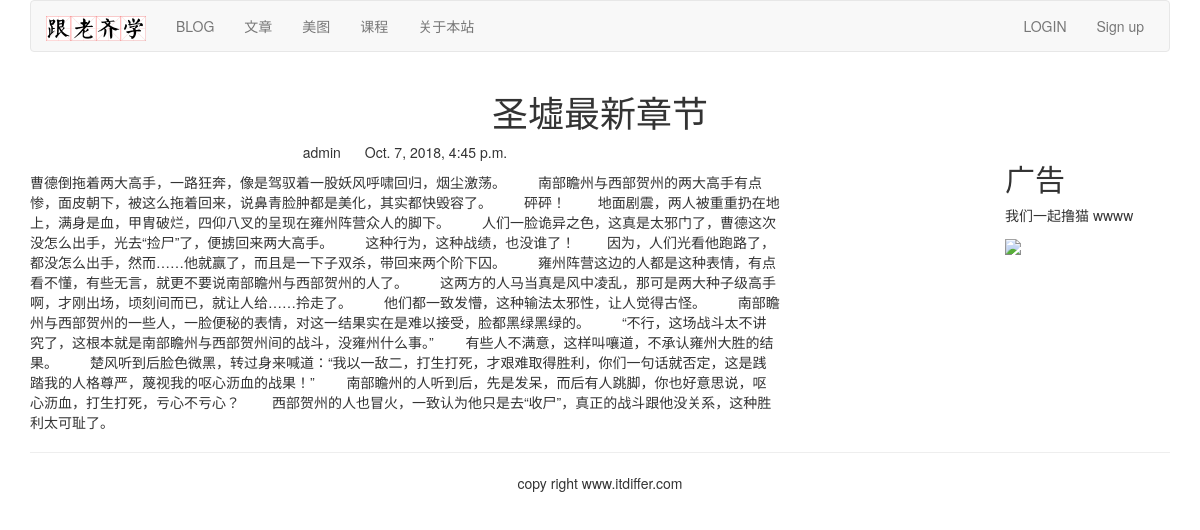
Page /blog/1/ on the committed database.
### blog/models.py (models this page shows, shortened)
class BlogArticles(models.Model): #注意基类
    title = models.CharField(max_length=300)
    author = models.ForeignKey(User, on_delete=models.CASCADE)
    body = models.TextField()
    publish = models.DateTimeField(default=timezone.now)
    class Meta:
        ordering = ("-publish",)

### blog/views.py (the view)
# urls.py: re_path('(?P<article_id>\d+)/', views.blog_article, name='blog_detail'), #detail 详细的意思
def blog_article(request,article_id):
    article= get_object_or_404(BlogArticles,id=article_id)
    pub=article.publish
    return render(request,"blog/content.html",{'article':article,'publish':pub})

### templates/blog/content.html (shortened to what this page needs)
{%extends "base.html"%}
{%block content%}
<div class="row text-center vertical-middle-sm">
    <h1>{{article.title}}</h1>
</div>
<div class="row">
    <div class="col-xs-8 col-md-8">
        <p class="text-center"><span>{{article.author.username}}</span>
        <span style="margin-left:20px">{{publish}}</span></p>
        <div>{{article.body}}</div>
    </div>
    <div class="col-xs-4 col-md-2 col-md-offset-2">
        <h2>广告</h2>
         <p>我们一起撸猫 wwww</p>
        <img width="200px" src="http://placekitten.com/g/300/300">
    </div>
</div>
{%endblock%}

### rows in the picture
BlogArticles: title "圣墟最新章节", author.username "admin", publish "Oct. 7, 2018, 4:45 p.m.", body "曹德倒拖着两大高手，一路狂奔，像是驾驭着一股妖风呼啸回归，烟尘激荡。 南部瞻州与西部贺州的两大高手有点惨，面皮朝下，被这么拖着回来，说鼻青脸肿都是美化，其实都快毁容了。 砰砰！ 地面剧震，两人被重重扔在地上，满身是血，甲胄破烂，四仰八叉的呈现在雍州阵营众人的脚下。 人们一脸诡异之色，这真是太邪门了，曹德这次没怎么出手，光去“捡尸”了，便掳回来两大高手。 这种行为，这种战绩，也没谁了！ 因为，人们光看他跑路了，都没怎么出手，然而……他就赢了，而且是一下子双杀，带回来两个阶下囚。 雍州阵营这边的人都是这种表情，有点看不懂，有些无言，就更不要说南部瞻州与西部贺州的人了。 这两方的人马当真是风中凌乱，那可是两大种子级高手啊，才刚出场，顷刻间而已，就让人给……拎走了。 他们都一致发懵，这种输法太邪性，让人觉得古怪。 南部瞻州与西部贺州的一些人，一脸便秘的表情，对这一结果实在是难以接受，脸都黑绿黑绿的。 “不行，这场战斗太不讲究了，这根本就是南部瞻州与西部贺州间的战斗，没雍州什么事。” 有些人不满意，这样叫嚷道，不承认雍州大胜的结果。 楚风听到后脸色微黑，转过身来喊道：“我以一敌二，打生打死，才艰难取得胜利，你们一句话就否定，这是践踏我的人格尊严，蔑视我的呕心沥血的战果！” 南部瞻州的人听到后，先是发呆，而后有人跳脚，你也好意思说，呕心沥血，打生打死，亏心不亏心？ 西部贺州的人也冒火，一致认为他只是去“收尸”，真正的战斗跟他没关系，这种胜利太可耻了。"
